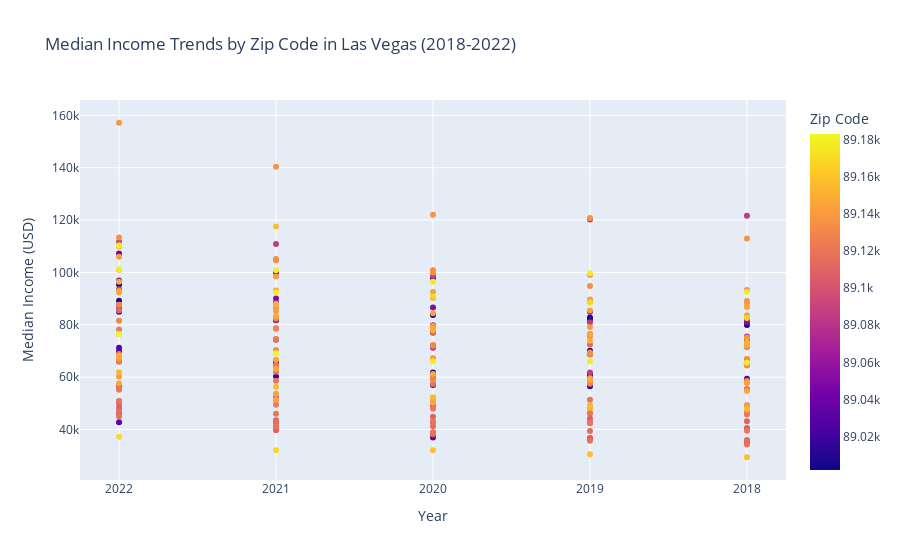

Notebook source saved alongside this figure:
### Code cell
median_income_without_nan = latest_long_df['Median Income'].fillna(latest_long_df['Median Income'].median())

fig_scatter = px.scatter(latest_long_df, x='Year', y='Median Income', color='Zip Code',
                         title='Median Income Trends by Zip Code in Las Vegas (2018-2022)',
                         labels={'Median Income': 'Median Income (USD)', 'Year': 'Year'},
                         hover_data=['Zip Code'])

fig_scatter.show()

### Figure 1 — Plotly figure (JSON) as saved in the notebook; plotly's stock layout.template omitted (floating-point values rounded to 4 significant figures; data arrays with more than 128 entries replaced by an {"elided": "..."} marker saying what was removed)
{"data": [{"customdata": {"elided": "260x1 int values"}, "hovertemplate": "Year=%{x}<br>Median Income (USD)=%{y}<br>Zip Code=%{marker.color}<extra></extra>", "legendgroup": "", "marker": {"color": {"elided": "260 int values"}, "coloraxis": "coloraxis", "symbol": "circle"}, "mode": "markers", "name": "", "orientation": "v", "showlegend": false, "type": "scatter", "x": {"elided": "260 str values"}, "xaxis": "x", "y": {"elided": "260 int values"}, "yaxis": "y"}], "layout": {"coloraxis": {"colorbar": {"title": {"text": "Zip Code"}}, "colorscale": [[0, "#0d0887"], [0.1111, "#46039f"], [0.2222, "#7201a8"], [0.3333, "#9c179e"], [0.4444, "#bd3786"], [0.5556, "#d8576b"], [0.6667, "#ed7953"], [0.7778, "#fb9f3a"], [0.8889, "#fdca26"], [1, "#f0f921"]]}, "legend": {"tracegroupgap": 0}, "title": {"text": "Median Income Trends by Zip Code in Las Vegas (2018-2022)"}, "xaxis": {"anchor": "y", "domain": [0, 1], "title": {"text": "Year"}}, "yaxis": {"anchor": "x", "domain": [0, 1], "title": {"text": "Median Income (USD)"}}}}
